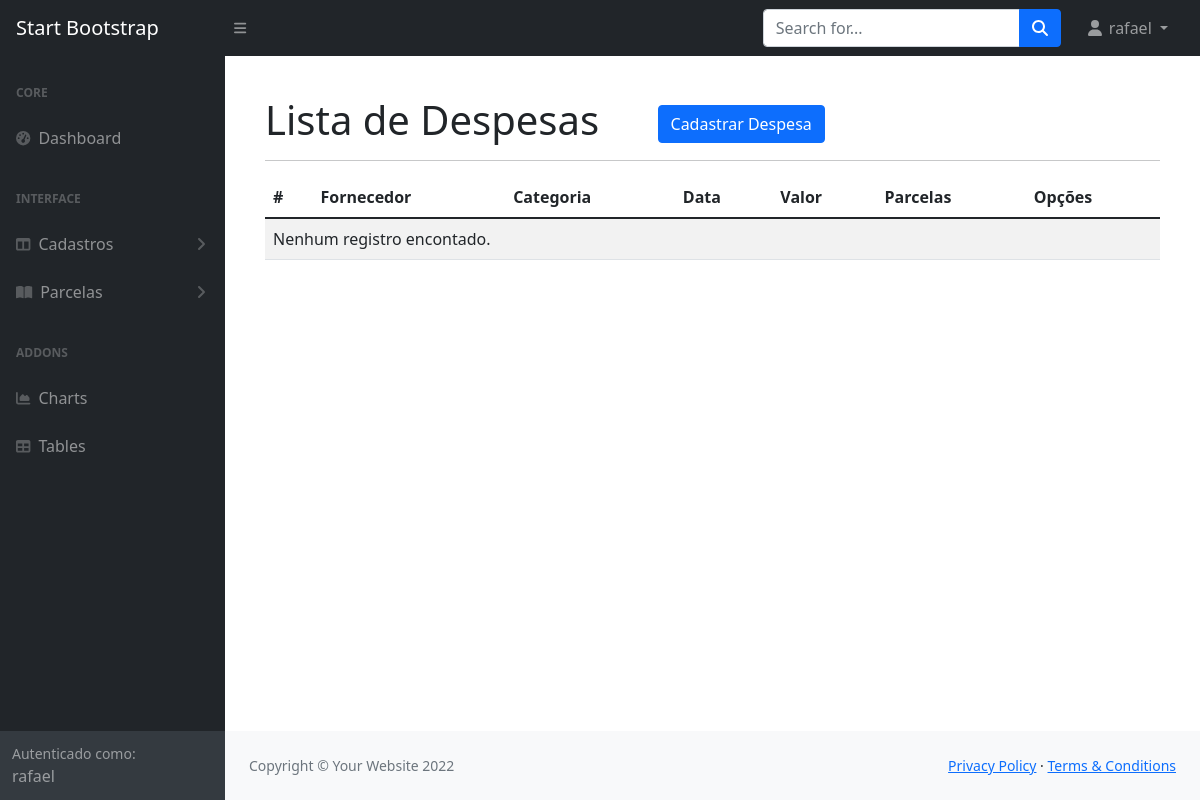
The app's page /listar/despesas/ (signed in), older data.
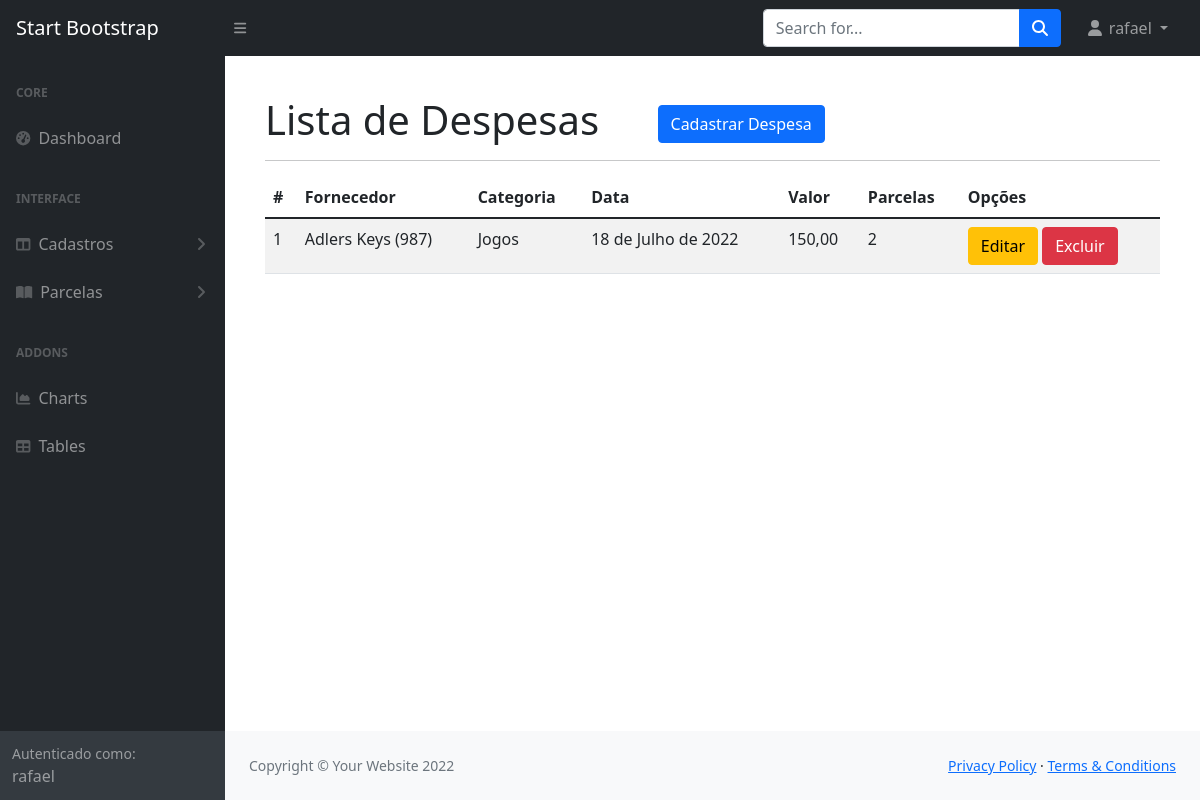
The same page, newer data.
### cadastros/models.py (models this page shows)
class Despesa(models.Model):
    fornecedor = models.ForeignKey(Fornecedor, on_delete=models.PROTECT)
    categoria = models.ForeignKey(Tipo_Despesa, on_delete=models.PROTECT)
    descricao = models.TextField(verbose_name="Descrição", help_text="Utilize o espaço para descrever a despesa em detalhes.")
    data = models.DateField()
    valor = models.DecimalField(decimal_places=2, max_digits=9)
    desconto = models.DecimalField(decimal_places=2, max_digits=9)
    parcelas = models.IntegerField(verbose_name="Quantidade de parcelas")
    quitou = models.BooleanField(verbose_name="A despesa está completamente paga?")
    cadastrado_em = models.DateTimeField(auto_now_add=True)
    usuario = models.ForeignKey(User, on_delete=models.PROTECT)

class Fornecedor(models.Model):
    nome = models.CharField(max_length=100)
    documento = models.CharField(max_length=20, verbose_name="CPF ou CNPJ", unique=True)
    telefone = models.CharField(max_length=15)
    usuario = models.ForeignKey(User, on_delete=models.PROTECT)
    def __str__(self):
        return f"{self.nome} ({self.documento})"

class Tipo_Despesa(models.Model):
    nome = models.CharField(max_length=100)
    usuario = models.ForeignKey(User, on_delete=models.PROTECT)
    def __str__(self):
        return f"{self.nome}"

### cadastros/views.py (the view)
# urls.py: path('listar/despesas/', DespesaList.as_view(), name='listar-despesa'),
class DespesaList(LoginRequiredMixin, ListView):
    model = Despesa
    template_name = 'cadastros/listas/despesas.html'
    def get_queryset(self):
        self.object_list = Despesa.objects.filter(usuario=self.request.user)
        return self.object_list

### cadastros/templates/cadastros/listas/despesas.html
{% extends 'paginas/modelo.html' %}
{% load static %}
{% block conteudo %}
<h1 class="mt-4">
    Lista de Despesas
    <a href="{% url 'cadastrar-despesa' %}"
       class="btn btn-primary float-right ms-5">
        Cadastrar Despesa
    </a>
</h1>
<hr>
<table class="table table-striped">
    <thead>
        <tr>
            <th>#</th>
            <th>Fornecedor</th>
            <th>Categoria</th>
            <th>Data</th>
            <th>Valor</th>
            <th>Parcelas</th>
            <th>Opções</th>
        </tr>
    </thead>
    <tbody>
        {% for obj in object_list %}
            <tr>
                <td>{{ obj.pk }}</td>
                <td>{{ obj.fornecedor }}</td>
                <td>{{ obj.categoria }}</td>
                <td>{{ obj.data }}</td>
                <td>{{ obj.valor }}</td>
                <td>{{ obj.parcelas }}</td>
                <td>
                    <a href="{% url 'editar-despesa' obj.pk %}" class="btn btn-warning">
                        Editar</a>
                    <a href="{% url 'excluir-despesa' obj.pk %}" class="btn btn-danger">
                        Excluir</a>
                </td>
            </tr>
        {% empty %}
            <tr>
                <td colspan="100%">Nenhum registro encontado.</td>
            </tr>
        {% endfor %}
    </tbody>
</table>
{% endblock %}

Row changes from the older to the newer data that the page shows:
added Despesa: pk "1", fornecedor "Adlers Keys (987)", categoria "Jogos", data "18 de Julho de 2022", valor "150,00", parcelas "2"
Text that changed along with them:
text no longer shown: "Nenhum registro encontado."
